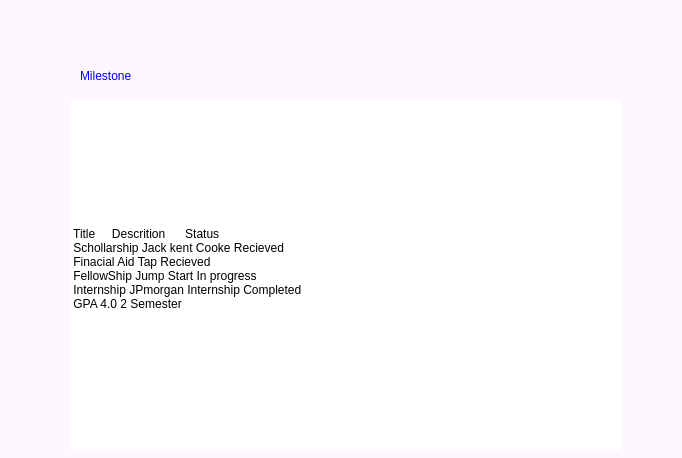
<?xml version="1.0" encoding="UTF-8"?>
<ui version="4.0">
 <class>MilestoneWindow</class>
 <widget class="QWidget" name="MilestoneWindow">
  <property name="geometry">
   <rect>
    <x>0</x>
    <y>0</y>
    <width>682</width>
    <height>458</height>
   </rect>
  </property>
  <property name="windowTitle">
   <string>Form</string>
  </property>
  <property name="styleSheet">
   <string notr="true">background-color: rgb(255, 247, 255);</string>
  </property>
  <widget class="QLabel" name="label">
   <property name="geometry">
    <rect>
     <x>80</x>
     <y>60</y>
     <width>261</width>
     <height>31</height>
    </rect>
   </property>
   <property name="styleSheet">
    <string notr="true">color: rgb(0, 0, 255);
font: 700 14pt &quot;Segoe UI&quot;;</string>
   </property>
   <property name="text">
    <string>Milestone</string>
   </property>
  </widget>
  <widget class="QLabel" name="label_2">
   <property name="geometry">
    <rect>
     <x>70</x>
     <y>100</y>
     <width>551</width>
     <height>351</height>
    </rect>
   </property>
   <property name="styleSheet">
    <string notr="true">color: rgb(0, 0, 0);
font: 14pt &quot;Segoe UI&quot;;
background-color: rgb(255, 255, 255);</string>
   </property>
   <property name="text">
    <string> Title     Descrition      Status
 Schollarship Jack kent Cooke Recieved
 Finacial Aid Tap Recieved
 FellowShip Jump Start In progress
 Internship JPmorgan Internship Completed
 GPA 4.0 2 Semester
</string>
   </property>
  </widget>
 </widget>
 <resources/>
 <connections/>
</ui>
